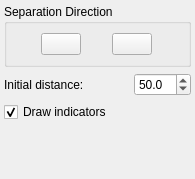
<?xml version="1.0" encoding="UTF-8"?>
<ui version="4.0">
 <class>CreateSeparationDialog</class>
 <widget class="QDockWidget" name="CreateSeparationDialog">
  <property name="geometry">
   <rect>
    <x>0</x>
    <y>0</y>
    <width>195</width>
    <height>179</height>
   </rect>
  </property>
  <property name="sizePolicy">
   <sizepolicy hsizetype="Preferred" vsizetype="Preferred">
    <horstretch>0</horstretch>
    <verstretch>0</verstretch>
   </sizepolicy>
  </property>
  <property name="maximumSize">
   <size>
    <width>524287</width>
    <height>524287</height>
   </size>
  </property>
  <property name="allowedAreas">
   <set>Qt::LeftDockWidgetArea|Qt::RightDockWidgetArea</set>
  </property>
  <property name="windowTitle">
   <string>Create Separation</string>
  </property>
  <widget class="QWidget" name="dockWidgetContents">
   <property name="sizePolicy">
    <sizepolicy hsizetype="Preferred" vsizetype="Preferred">
     <horstretch>0</horstretch>
     <verstretch>0</verstretch>
    </sizepolicy>
   </property>
   <layout class="QVBoxLayout" name="verticalLayout" stretch="0,0,0,1">
    <property name="margin">
     <number>4</number>
    </property>
    <item>
     <widget class="QGroupBox" name="groupBox_2">
      <property name="title">
       <string>Separation Direction</string>
      </property>
      <layout class="QHBoxLayout" name="horizontalLayout_2">
       <item>
        <widget class="QPushButton" name="horiSepButton">
         <property name="maximumSize">
          <size>
           <width>40</width>
           <height>40</height>
          </size>
         </property>
         <property name="text">
          <string/>
         </property>
         <property name="icon">
          <iconset resource="../libdunnartcanvas.qrc">
           <normaloff>:/resources/images/horizontalsep.png</normaloff>:/resources/images/horizontalsep.png</iconset>
         </property>
         <property name="iconSize">
          <size>
           <width>35</width>
           <height>35</height>
          </size>
         </property>
        </widget>
       </item>
       <item>
        <widget class="QPushButton" name="vertSepButton">
         <property name="maximumSize">
          <size>
           <width>40</width>
           <height>40</height>
          </size>
         </property>
         <property name="text">
          <string/>
         </property>
         <property name="icon">
          <iconset resource="../libdunnartcanvas.qrc">
           <normaloff>:/resources/images/verticalsep.png</normaloff>:/resources/images/verticalsep.png</iconset>
         </property>
         <property name="iconSize">
          <size>
           <width>35</width>
           <height>35</height>
          </size>
         </property>
        </widget>
       </item>
      </layout>
     </widget>
    </item>
    <item>
     <layout class="QGridLayout" name="gridLayout_2" columnstretch="3,0">
      <item row="0" column="1">
       <widget class="QDoubleSpinBox" name="separationDistSpinBox">
        <property name="decimals">
         <number>1</number>
        </property>
        <property name="maximum">
         <double>500.000000000000000</double>
        </property>
        <property name="value">
         <double>50.000000000000000</double>
        </property>
       </widget>
      </item>
      <item row="0" column="0">
       <widget class="QLabel" name="label">
        <property name="text">
         <string>Initial distance:</string>
        </property>
       </widget>
      </item>
     </layout>
    </item>
    <item>
     <widget class="QCheckBox" name="drawSepsCheckBox">
      <property name="text">
       <string>Draw indicators</string>
      </property>
      <property name="checked">
       <bool>true</bool>
      </property>
     </widget>
    </item>
    <item>
     <spacer name="verticalSpacer">
      <property name="orientation">
       <enum>Qt::Vertical</enum>
      </property>
      <property name="sizeType">
       <enum>QSizePolicy::MinimumExpanding</enum>
      </property>
      <property name="sizeHint" stdset="0">
       <size>
        <width>20</width>
        <height>1</height>
       </size>
      </property>
     </spacer>
    </item>
   </layout>
  </widget>
 </widget>
 <resources>
  <include location="../libdunnartcanvas.qrc"/>
 </resources>
 <connections/>
</ui>
